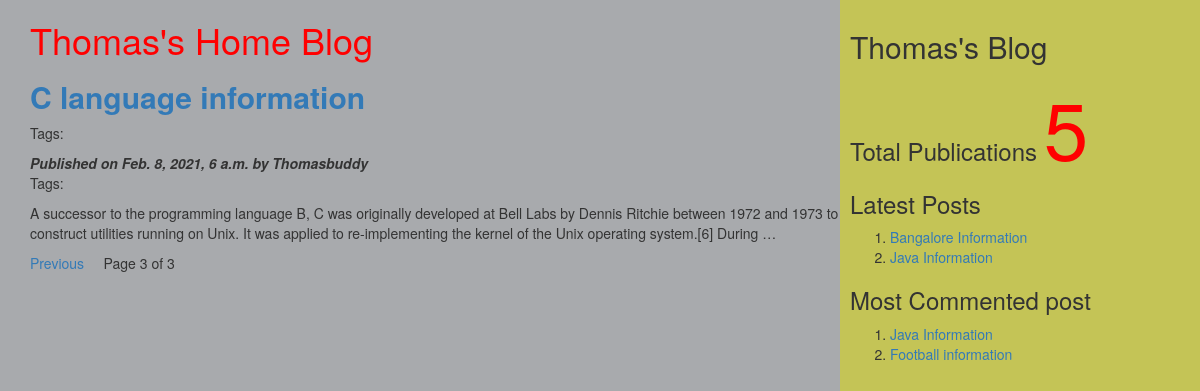
/?page=3, run on the app's committed database.
### myApp/models.py (models this page shows, shortened)
class Post(models.Model):
    tags=TaggableManager()
    STATUS_CHOICE=(('draft','Draft'),('published','Published'))
    title=models.CharField(max_length=200)
    slug=models.SlugField(max_length=50,unique_for_date='publish')
    author=models.ForeignKey(User,related_name='blog_posts',on_delete=models.CASCADE)
    body=models.TextField()
    publish=models.DateTimeField(default=timezone.now)
    created=models.DateTimeField(auto_now_add=True)
    updated=models.DateTimeField(auto_now=True)
    status=models.CharField(max_length=20,choices=STATUS_CHOICE,default='draft')
    objects=CustomManager()
    class Meta:
        ordering=('-publish',)
    def get_absolute_url(self):
        return reverse('post_detail',args=[self.publish.year,self.publish.strftime('%m'),self.publish.strftime('%d'),self.slug])

### myApp/views.py (the view)
# urls.py: url(r'^$',views.post_list_view),
def post_list_view(request,tag_slug=None):
    post_list=Post.objects.all()
    tag=None
    if tag_slug:
        tag=get_object_or_404(Tag,slug=tag_slug)
        post_list=post_list.filter(tags__in=[tag])
    paginator=Paginator(post_list,2)
    page_number=request.GET.get('page')
    try:
        post_list=paginator.page(page_number)
    except PageNotAnInteger:
        post_list=paginator.page(1)
    except EmptyPage:
        post_list=paginator.page(paginator.num_pages)
    d={'post_list':post_list,'tag':tag}
    return render(request,'myApp/post_list.html',d)

### myApp/models.py (called while the page is built)
    def get_queryset(self):
        return super().get_queryset().filter(status='published')

### myApp/templatetags/mytags.py (called while the page is built)
@register.simple_tag
def total_posts():
    return Post.objects.count()

@register.inclusion_tag('myApp/latest_post.html')
def show_latest_posts(count=3):
    latest_posts=Post.objects.order_by('-publish')[:count]
    return {'latest_posts':latest_posts}

@register.simple_tag
def get_most_commented_posts(count=2):
    return Post.objects.annotate(total_comments=Count('comments')).order_by('-total_comments')[:count]

### templates/myApp/post_list.html (shortened to what this page needs)
<html>
    {%extends 'myApp/parent.html' %}
        {%block content_block%}
        <h1 style="color: red;">Thomas's Home Blog</h1>
        {%for post in post_list%}
        <a href="{{post.get_absolute_url}}"><h2><b>{{post.title}}</b></h2></a>
        <p>Tags:
        </p>
        <i><b>Published on {{post.publish}} by {{post.author|title}}</b></i>
        <p>Tags:{{post.tags.all|join:','}} </p>
        {{post.body|truncatewords:40|linebreaks}}
        {%endfor%}
        {%include 'myApp/pagination.html' with page=post_list%}
        {%endblock%}

### templates/myApp/parent.html (shortened to what this page needs)
<html>
    {%load mytags%}
    <head>
        <link rel="stylesheet" href="https://maxcdn.bootstrapcdn.com/bootstrap/3.3.7/css/bootstrap.min.css">
    </head>
    <body>
        <div class="content" style="width:70%;float:left;height: 100%;background-color:a8aaad;padding: 0 0 0 30px;">
            {%block content_block%}
            {%endblock%}
        </div>
        <div class="sidebar" style="width:30%;float:right;height: 100%;background-color:c4c456;padding: 10px;">
            <h2>Thomas's Blog</h2>
            <h3>Total Publications
                <span style="color:red;font-size: 80px;">
                {%total_posts%}</span>
                <h3>Latest Posts</h3>
                {% show_latest_posts 2%}
                <h3>Most Commented post</h3>
                {%get_most_commented_posts as m%}
                <ol>
                    {%for post in m%}
                    <li>
                        <a href="{{post.get_absolute_url}}">{{post.title}}</a>
                    </li>
                    {%endfor%}
                </ol>
            </h3>
        </div>
    </body>
</html>

### templates/myApp/latest_post.html (shortened to what this page needs)
<html>
<body>
    <ol>
    {%for post in latest_posts%}
    <li><a href="{{post.get_absolute_url}}">{{post.title}}</a></li>
    {%endfor%}
</body>
</html>

### data on the page
Post: title "C language information", publish "Feb. 8, 2021, 6 a.m.", author "Thomasbuddy", body "A successor to the programming language B, C was originally developed at Bell Labs by Dennis Ritchie between 1972 and 1973 to construct utilities running on Unix. It was applied to re-implementing the kernel of the Unix operating system.[6] During …"
Post: title "Bangalore Information"
Post: title "Java Information"
Post: title "Football information"

### other printed values
{{ page.number }} "3"
{{ page.paginator.num_pages }} "3"
